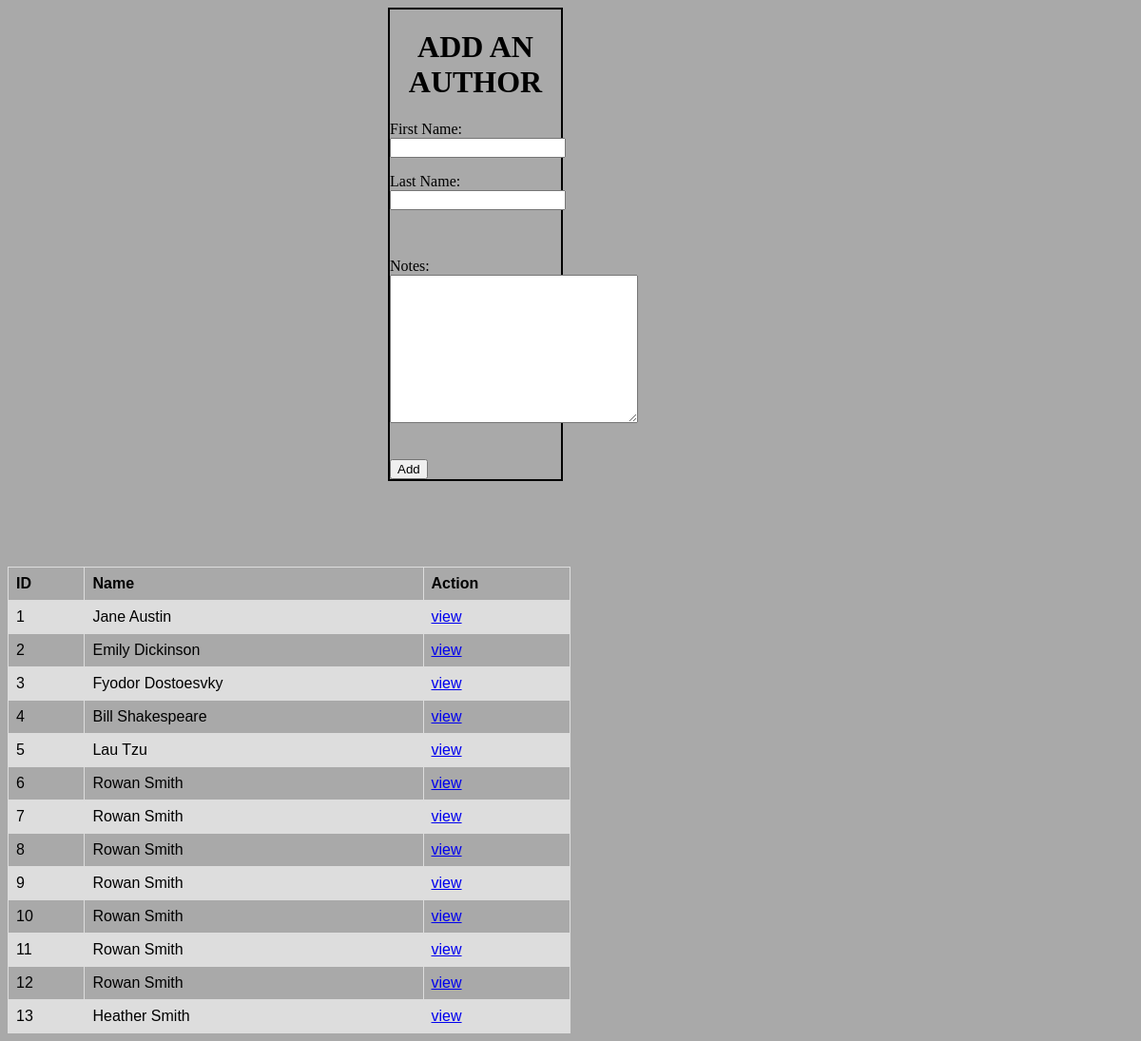
The app's page /authors with its own data.
### book_authors_app/models.py (models this page shows)
class Author(models.Model):
    first_name=models.CharField(max_length=45)
    last_name=models.CharField(max_length=45)
    notes=models.TextField()
    created_at=models.DateTimeField(auto_now_add=True)
    updated_at=models.DateTimeField(auto_now=True)

### book_authors_app/views.py (the view)
# urls.py: path("authors", views.authors),
def authors(request):
    context={
        "allauthors": Author.objects.all()
    }
    return render(request, "authorinfo.html", context)

### book_authors_app/templates/authorinfo.html (shortened to what this page needs)
<!DOCTYPE html>
<html lang="en">
<head>
</head>
<body>
    <form action="/createauthor" method="post">
        <h1>ADD AN AUTHOR</h1>
        <p>First Name: <input type="text" name="firstname" id=""></p>
        <p>Last Name: <input type="text" name="lastname" id=""></p><br>
        <p>Notes: <textarea name="" id="" cols="30" rows="10"></textarea></p><br>
        <input type="submit" value="Add">
    </form><br><br><br><br><br>
    <table>
        <tr>
          <th>ID</th>
          <th>Name</th>
          <th>Action</th>
        </tr>
        {% for j in allauthors %}
        <tr>
            <td>
                {{j.id}}
            </td>
            <td>
                {{j.first_name}} {{j.last_name}}
            </td>
            <td>
                <a href="author/{{j.id}}">view</a>
            </td>
        </tr>
        {% endfor %}
    </table>
</body>
</html>

### book_authors_app/templates/authorinfo.html (style rules this page uses)
body { background-color: darkgray; }
form { margin-left: 400px; border: 2px solid black; margin-right: 600px; }
form h1 { text-align: center; }
table { font-family: arial, sans-serif; border-collapse: collapse; width: 50%; }
td, th { border: 1px solid #dddddd; text-align: left; padding: 8px; }
tr:nth-child(even) { background-color: #dddddd; }

### records on screen
Author: id "1", first_name "Jane", last_name "Austin"
Author: id "2", first_name "Emily", last_name "Dickinson"
Author: id "3", first_name "Fyodor", last_name "Dostoesvky"
Author: id "4", first_name "Bill", last_name "Shakespeare"
Author: id "5", first_name "Lau", last_name "Tzu"
Author: id "6", first_name "Rowan", last_name "Smith"
Author: id "7", first_name "Rowan", last_name "Smith"
Author: id "8", first_name "Rowan", last_name "Smith"
Author: id "9", first_name "Rowan", last_name "Smith"
Author: id "10", first_name "Rowan", last_name "Smith"
Author: id "11", first_name "Rowan", last_name "Smith"
Author: id "12", first_name "Rowan", last_name "Smith"
Author: id "13", first_name "Heather", last_name "Smith"
